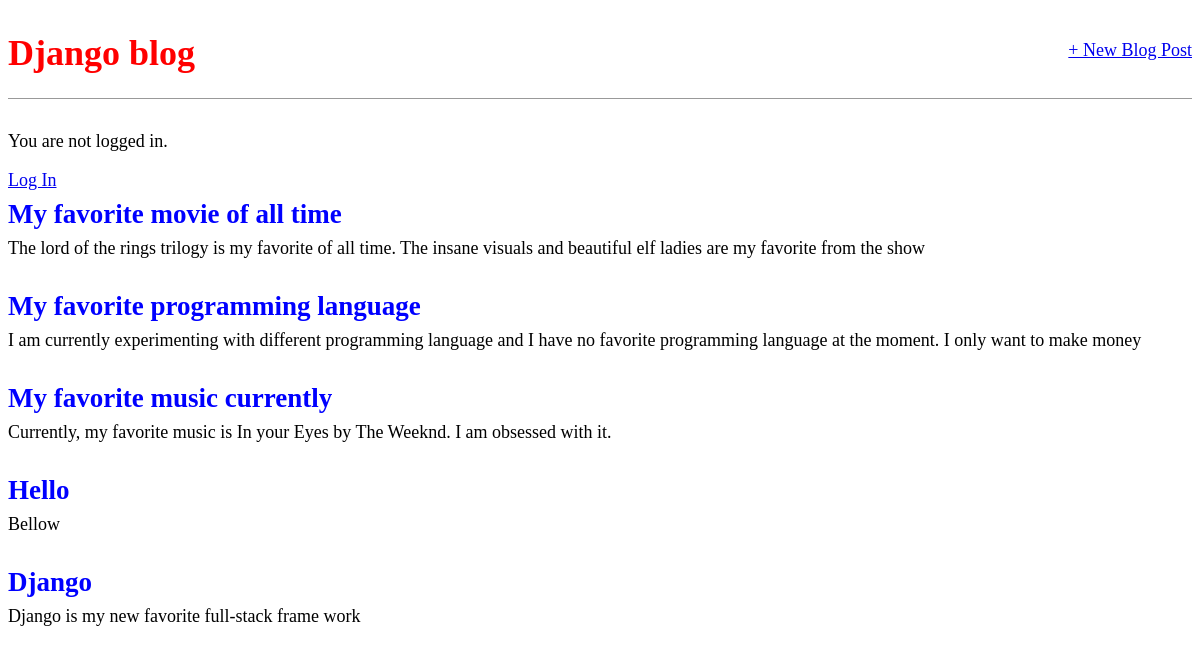
/, run on an earlier commit of the app's database.
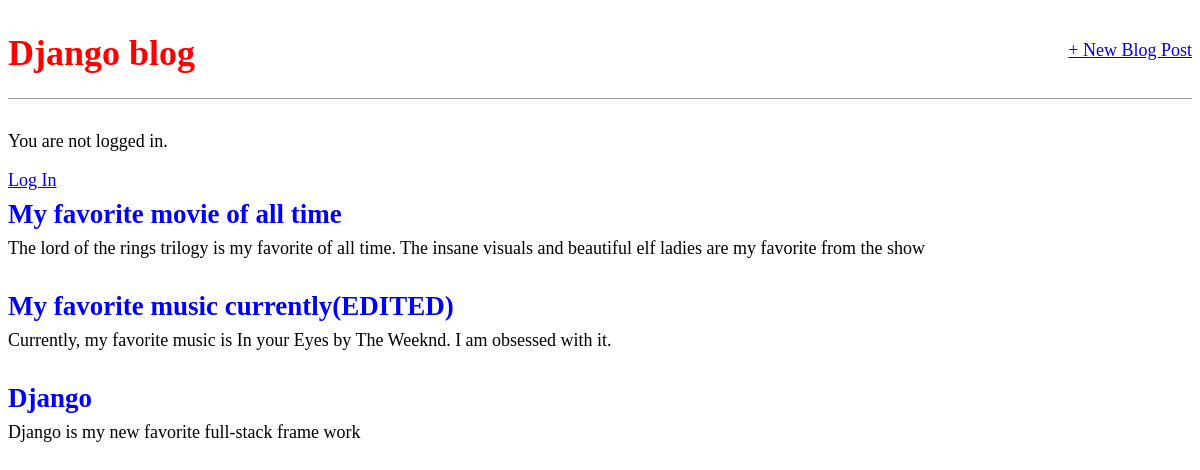
And on a later commit of the database.
### blog/models.py (models this page shows, shortened)
class Post(models.Model):
    title = models.CharField(max_length=200)
    author = models.ForeignKey("auth.User", on_delete=models.CASCADE)
    body = models.TextField()

### blog/views.py (the view)
# urls.py: path("", BlogPostView.as_view(), name="home"),
class BlogPostView(ListView):
    model = Post
    template_name = "home.html"

### templates/home.html
{% extends "base.html" %}
{% block content %}
    {% for post in object_list %}
        <div class="post-entry">
            <h2>
                <a href="{% url "post_detail" post.pk %}">{{ post.title }}</a>
            </h2>
            <p>{{ post.body }}</p>
        </div>
    {% endfor %}
{% endblock content %}

### templates/base.html (shortened to what this page needs)
<!DOCTYPE html>
{% load static %}
<html>
    <head>
        <link href="{% static 'css/base.css' %}" rel="stylesheet"s>
    </head>
    <body>
        <div>
            <header>
                <div class="nav-left">
                    <h1>
                        <a href="{% url 'home' %}">Django blog</a>
                    </h1>
                </div>
                <div class="nav-right">
                    <a href="{% url 'post_new' %}">+ New Blog Post</a>
                </div>
            </header>
            {% if user.is_authenticated %}
                <p>Hi {{ user.username }}!</p>
                <p>
                    <a href="{% url 'logout' %}">Log out</a>
                </p>
            {% else %}
                <p>You are not logged in.</p>
                <a href="{% url 'login' %}">Log In</a>
            {% endif %}
            {% block content %}
            {% endblock content %}
        </div>
    </body>
</html>

### static/css/base.css (style rules this page uses)
body { font-family: "Source Code Pro"; font-size: 18px; }
header { border-bottom: 1px solid #999; margin-bottom: 2rem; display: flex; }
header h1 a { color: red; text-decoration: none; }
.nav-left { margin-right: auto; }
.nav-right { display: flex; padding-top: 2rem; }
.post-entry { margin-bottom: 2rem; }
.post-entry h2 { margin: 0.5rem 0; }
.post-entry h2 a, .post-entry h2 a:visited { color: blue; text-decoration: none; }
.post-entry p { margin: 0; font-weight: 400; }

What changed in the data, as far as the page shows it:
removed Post: title "My favorite programming language", body "I am currently experimenting with different programming language and I have no favorite programming language at the moment. I only want to make money"
removed Post: title "Hello", body "Bellow"
changed Post: title "My favorite music currently" → "My favorite music currently(EDITED)"
